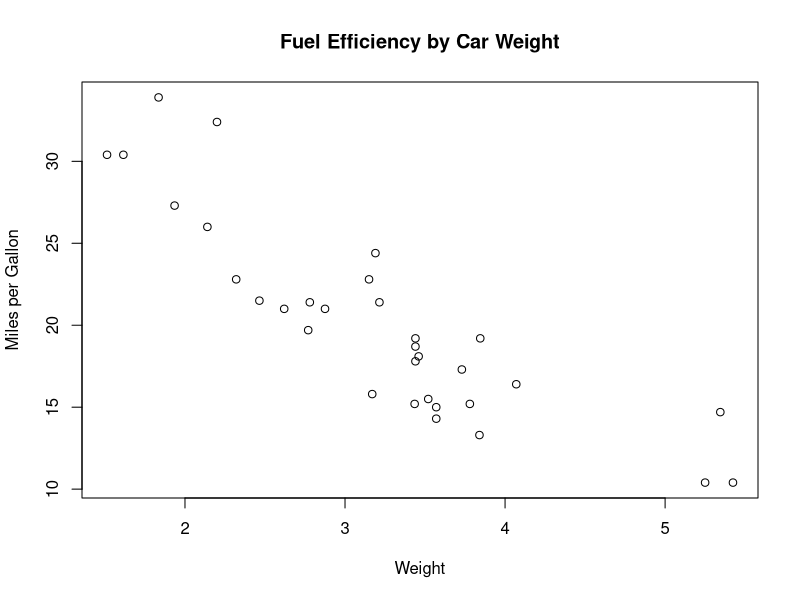
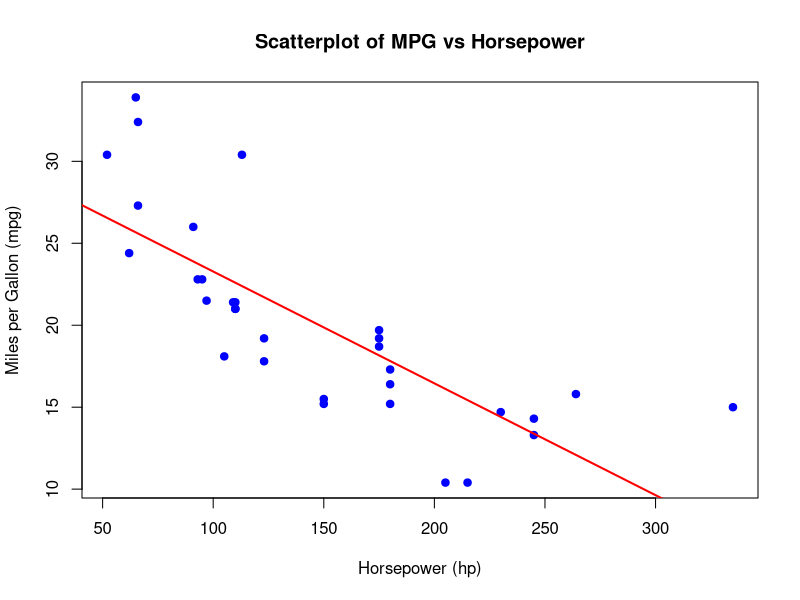

Write R code to recreate these figures, in order.
#Charger le jeu de données
data(mtcars)
#Afficher les premières lignes du jeu de données
head(mtcars)
#Afficher les dernières lignes du jeu de données
str(mtcars)
#Afficher un résumé des statistiques descriptives
summary(mtcars)
#graphique de la consommation d'essence
plot(mtcars$wt, mtcars$mpg, xlab = "Weight", ylab = "Miles per Gallon", main = "Fuel Efficiency by Car Weight")
# Créer un nuage de points mpg vs hp
plot(mtcars$hp, mtcars$mpg, 
     xlab = "Horsepower (hp)", 
     ylab = "Miles per Gallon (mpg)", 
     main = "Scatterplot of MPG vs Horsepower",
     pch = 19, col = "blue")

# Ajuster un modèle de régression linéaire
model <- lm(mpg ~ hp, data = mtcars)

# Afficher le résumé du modèle pour interpréter les coefficients
summary(model)

# Ajouter la droite de régression au graphique
abline(model, col = "red", lwd = 2)

